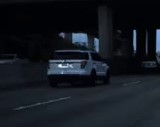
#> input picture roi.jpg, 160 x 127 px
$ python -i main.py   (imports and definitions only)   (older library calls are emulated)
#> lines starting #> are read from the running program, lines starting #| are printed output that depends on the picture; after the words box and inside, x2 and y2 are one past the last pixel; in counts of white or black regions, pixels touching at a corner belong together
#> further down, picture is the input picture: shape (127, 160, 3); mean B, G, R 32.2, 24.8, 20.1
import cv2
import numpy as np
import os, shutil
from matplotlib import pyplot as plt

# [3 lines not run here, left out]

def showFrame(name, frame, grayScale):
	if(grayScale == True):
		gray = cv2.cvtColor(frame, cv2.COLOR_BGR2GRAY)
		cv2.imshow(name, gray)
	else:
		cv2.imshow(name, frame)

def __draw_label(img, text, pos):
	font_face = cv2.FONT_HERSHEY_SIMPLEX
	scale = 1
	color = (255,255,255)
	thickness = cv2.FILLED
	margin = 2

	text_size = cv2.getTextSize(text, font_face, scale, thickness)

	end_x = pos[0] + text_size[0][0] + margin
	end_y = pos[1] - text_size[0][1] - margin

	#cv2.rectangle(img, pos, (end_x, end_y), (255,0,0), thickness)
	cv2.putText(img, text, pos, font_face, scale, color, 1, cv2.LINE_AA)

def deleteDirectory(path):
	try:
		shutil.rmtree(path)
		print("Deleted: " + path + "\\ Directory")
	except Exception as e:
		print("Failed to Delete %s. Reason: %s" % (path, e))

def OrbAlgorithm(img):
	orb = cv2.ORB()
	kp = orb.detect(img, None)
	kp, des = orb.compute(img, kp)
	img2 = cv2.drawKeypoints(img, kp, color=(0,255,0), flags=0)
	cv2.imshow("Image Window",img2)

def cornerHarris(img):
	gray = cv2.cvtColor(img,cv2.COLOR_BGR2GRAY)
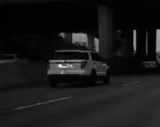
#> gray: shape (127, 160); min 0, max 251, mean 24.1
	gray = np.float32(gray)
	dst = cv2.cornerHarris(gray,2,3,0.04)
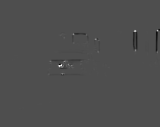
#> dst: shape (127, 160) float32; min -12819316, max 28606876, mean -36337.3; drawn with min black and max white
	#result is dilated for marking the corners, not important
	dst = cv2.dilate(dst,None)
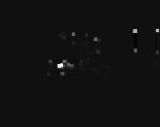
#> dst: shape (127, 160) float32; min -2009564.9, max 28606876, mean 116497.7; drawn with min black and max white
	# Threshold for an optimal value, it may vary depending on the image.
	img[dst>0.01*dst.max()] = [0,255,255]
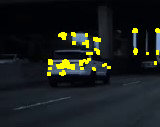
#> img: shape (127, 160, 3); 3.27% of pixels changed, all inside (x1, y1, x2, y2) = (47, 28, 160, 76)
	#plt.imshow(img),plt.show()
	cv2.imshow("Image Window",img)

file = 'train.mp4'
# [1 line not run here, left out]
frame_filePath = 'Frames\\';

# [64 lines not run here, left out]

>>> import cv2
>>> picture = cv2.imread('roi.jpg')
>>> result = cornerHarris(picture)
